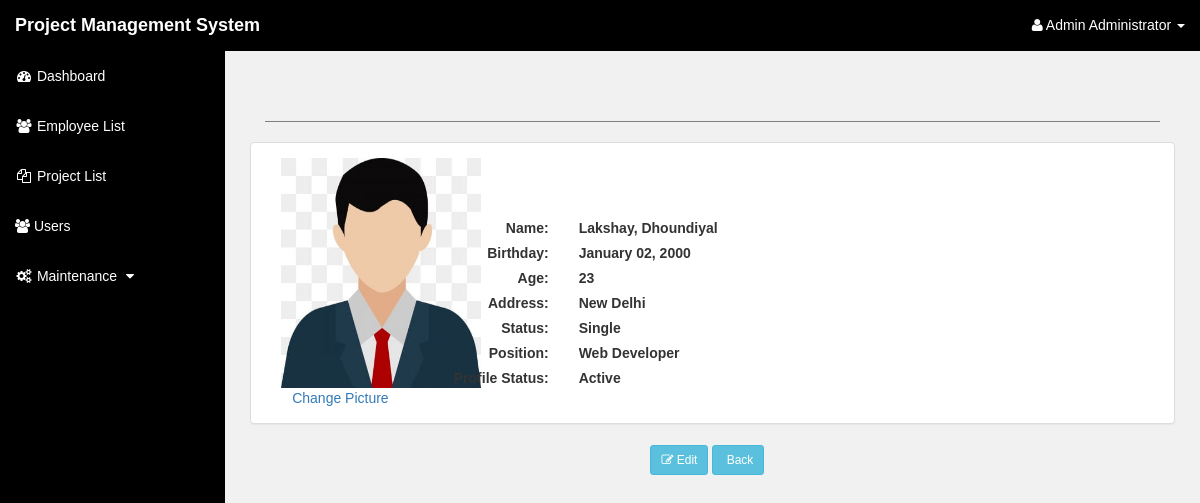
/pages/index.php?page=employee_profile&id=2 (signed in), run on the app's committed database.
### tables this page shows
CREATE TABLE `employee` (
  `eid` int(10) NOT NULL,
  `lastname` varchar(50) NOT NULL,
  `firstname` varchar(50) NOT NULL,
  `midname` varchar(50) NOT NULL,
  `bday` date NOT NULL,
  `contact_no` varchar(15) NOT NULL,
  `address` varchar(100) NOT NULL,
  `pid` int(10) NOT NULL,
  `status` varchar(30) NOT NULL,
  `gender` varchar(10) NOT NULL,
  `ecode` varchar(10) NOT NULL,
  `date_added` date NOT NULL DEFAULT current_timestamp(),
  `e_pic` varchar(100) NOT NULL,
  `io` int(5) NOT NULL
);

CREATE TABLE `position` (
  `pid` int(10) NOT NULL,
  `position` varchar(100) NOT NULL,
  `p_type` varchar(15) NOT NULL,
  `daily_rate` varchar(10) NOT NULL
);

### includes/update_modals.php (the view, shortened to what this page needs)
</div>

### pages/employee_profile.php (shortened to what this page needs)
<div class="col-md-12">
<br><br>
<hr style="border-bottom:1px solid grey"></hr>
</div>
<?php
include '../includes/db.php';
$id = $_GET['id'];
$emp_query = mysqli_query($conn,"SELECT *,CONCAT(lastname,', ',firstname,' ',midname) as name from employee natural join position  where eid= '$id'");
$row= mysqli_fetch_assoc($emp_query);
$d1 = date("Y",strtotime($row['bday']));
$d2 = date("Y");
if(date("md",strtotime($row['bday'])) > date('md') ){
	$age = ($d2 - $d1)-1;
}else{
	$age = $d2 - $d1;
}
 ?>
</div>
<div class="col-md-12">
<div class="panel panel-default">
<div class="panel-body">
	<div class="col-md-2">
	<center><img src="../images/<?php echo $row['e_pic'] ?>" width="200px" height="230px"></center>
	<center><a  href="#change_pic" data-toggle="modal">Change Picture</a></center>
	</div>
	<br>
	<br>
	<br>
	<div class="col-md-6">
	<div class="row">
		<div class="col-sm-4 text-right"><label class="control-label">Name:</label></div>
		<div class="col-sm-8 text-left"><label class="control-label"><?php echo $row['name'] ?></label></div>
	</div>
	<div class="row">
		<div class="col-sm-4 text-right"><label class="control-label">Birthday:</label></div>
		<div class="col-sm-8 text-left"><label class="control-label"><?php echo date("F d, Y",strtotime($row['bday'])) ?></label></div>
	</div>
	<div class="row">
		<div class="col-sm-4 text-right"><label class="control-label">Age:</label></div>
		<div class="col-sm-8 text-left"><label class="control-label"><?php echo $age ?></label></div>
	</div>
	<div class="row">
		<div class="col-sm-4 text-right"><label class="control-label">Address:</label></div>
		<div class="col-sm-8 text-left"><label class="control-label"><?php echo $row['address'] ?></label></div>
	</div>
	<div class="row">
		<div class="col-sm-4 text-right"><label class="control-label">Status:</label></div>
		<div class="col-sm-8 text-left"><label class="control-label"><?php echo $row['status'] ?></label></div>
	</div>
	<div class="row">
		<div class="col-sm-4 text-right"><label class="control-label">Position:</label></div>
		<div class="col-sm-8 text-left"><label class="control-label"><?php echo $row['position'] ?></label></div>
	</div>
	<?php if(!isset($_GET['dattyp'])){ ?>
		<div class="row">
		<div class="col-sm-4 text-right"><label class="control-label">Profile Status:</label></div>
		<div class="col-sm-8 text-left"><label class="control-label"><?php if($row['io'] == '1'){ echo 'Active';}else{ echo 'Inactive'; } ?></label></div>
	</div>
	<?php } ?>
</div>
</div>
</div>
</div>
<div class="col-md-12">
<div class="col-md-5"></div>
<div class="col-md-6 col-md-offset-5">
<?php if(isset($_GET['dattyp'])){ ?>
	<a href="index.php?page=employee&io=1" class="btn btn-sm btn-info"> DONE </a>
	<a href="cancel_emp.php?id=<?php echo $id ?>" class="btn btn-sm btn-info"> Cancel </a>
	<?php }else{ ?>
	<a href="#update_emp" data-toggle="modal" class="btn btn-sm btn-info"><i class="fa fa-edit"></i> Edit </a>
	<a href="index.php?page=employee&io=1" class="btn btn-sm btn-info"><i class="fa fa-"></i> Back </a>
	<?php } ?>
</div>
</div>
</div>
<?php include '../includes/update_modals.php' ?>

### asset/css/sb-admin.css (style rules this page uses)
body { margin-top: 100px; background-color: #222; }
@media (min-width:768px) { body { margin-top: 50px; } }

### asset/css/styles.css (style rules this page uses)
* { box-sizing:border-box }
body { font-family: Verdana,sans-serif; }

### pages/employee_profile.php (style rules this page uses)
.control-label { text-transform:capitalize; }

### data on the page
employee: e_pic (placeholder picture), bday "January 02, 2000", address "New Delhi", status "Single", pid.position "Web Developer"

### other printed values
$_SESSION['NAME'] "Admin Administrator"
$row['name'] "Lakshay, Dhoundiyal"
